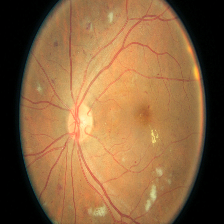
#> input picture test.png, 224 x 224 px
$ python -i image_quality.py   (imports and definitions only)   (older library calls are emulated)
#> lines starting #> are read from the running program, lines starting #| are printed output that depends on the picture; after the words box and inside, x2 and y2 are one past the last pixel; in counts of white or black regions, pixels touching at a corner belong together
import cv2
import numpy as np


def retina_color_score(img):
    """
    Checks if image has retinal-like red/orange characteristics
    """

    hsv = cv2.cvtColor(img, cv2.COLOR_BGR2HSV)

    lower_red = np.array([0, 30, 20])
    upper_red = np.array([30, 255, 255])

    mask = cv2.inRange(hsv, lower_red, upper_red)

    red_ratio = np.sum(mask > 0) / mask.size

    return red_ratio


def circular_fov_score(img):
    """
    Detects if image contains a circular fundus field
    """

    gray = cv2.cvtColor(img, cv2.COLOR_BGR2GRAY)

    gray = cv2.medianBlur(gray, 5)

    circles = cv2.HoughCircles(
        gray,
        cv2.HOUGH_GRADIENT,
        dp=1.2,
        minDist=100,
        param1=50,
        param2=40,
        minRadius=50,
        maxRadius=min(img.shape[:2])//2
    )

    if circles is not None:
        return 1

    return 0


def texture_score(img):
    """
    Checks for retinal-like texture patterns
    """

    gray = cv2.cvtColor(img, cv2.COLOR_BGR2GRAY)

    edges = cv2.Canny(gray, 50, 150)

    edge_ratio = np.sum(edges > 0) / edges.size

    return edge_ratio


def corner_darkness_score(img):
    """
    Real fundus photos are captured through a circular aperture, so the
    four corners of the image are almost always black/near-black (the
    camera vignette). Photos, illustrations, and screenshots essentially
    never have this — their corners usually contain scene content.

    Returns the fraction of the four corner patches that are "dark enough"
    (mean brightness below a threshold), from 0.0 to 1.0.
    """

    gray = cv2.cvtColor(img, cv2.COLOR_BGR2GRAY)

    h, w = gray.shape

    # Corner patch size: 10% of the image's smaller dimension
    patch = max(10, int(min(h, w) * 0.10))

    corners = [
        gray[0:patch, 0:patch],                 # top-left
        gray[0:patch, w - patch:w],              # top-right
        gray[h - patch:h, 0:patch],              # bottom-left
        gray[h - patch:h, w - patch:w],          # bottom-right
    ]

    DARK_THRESHOLD = 40  # mean brightness below this counts as "black"

    dark_corners = sum(1 for c in corners if np.mean(c) < DARK_THRESHOLD)

    return dark_corners / 4.0


def check_image_quality(image_path):

#> called with image_path = '../test.png'
    img = cv2.imread(image_path)
#> img is the input picture: shape (224, 224, 3); mean B, G, R 62.1, 99.1, 136.6


    if img is None:
        return False, "Invalid image file"


    height, width = img.shape[:2]
#> height = 224; width = 224


    # ==========================
    # Resolution Check
    # ==========================

    if width < 200 or height < 200:
        return False, "Image resolution is too low"


    gray = cv2.cvtColor(img, cv2.COLOR_BGR2GRAY)
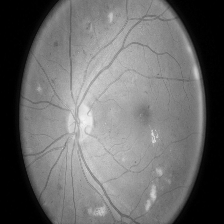
#> gray: shape (224, 224); min 0, max 242, mean 106.1


    # ==========================
    # Brightness Check
    # ==========================

    brightness = np.mean(gray)
#> brightness = 106.1

    if brightness < 20:
        return False, "Image is too dark"

    if brightness > 240:
        return False, "Image is overexposed"


    # ==========================
    # Blur Check
    # ==========================

    blur_value = cv2.Laplacian(
        gray,
        cv2.CV_64F
    ).var()
#> blur_value = 284.4


    if blur_value < 50:
        return False, "Image is too blurry"


    # ==========================
    # Retina Validation
    # ==========================

    retina_score = 0


    # Color (max 25 points)
    red_score = retina_color_score(img)
#> in retina_color_score, `hsv = cv2.cvtColor(img, cv2.COLOR_BGR2HSV)`: hsv: shape (224, 224, 3); mean H, S, V 18.9, 119.2, 137.3
#> in retina_color_score, `mask = cv2.inRange(hsv, lower_red, upper_red)`:
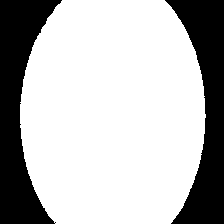
#> mask: shape (224, 224); 72.4% white; 2 black regions, box (x1, y1, x2, y2) and area: (0, 0, 62, 224) 7153, (165, 0, 224, 224) 6715
#> in retina_color_score, `red_ratio = np.sum(mask > 0) / mask.size`: red_ratio = 0.724
#> red_score = 0.724

    if red_score > 0.15:
        retina_score += 25


    # Circular shape (max 20 points)
    circle_score = circular_fov_score(img)
#> in circular_fov_score, `circles = cv2.HoughCircles( gray, cv2.HOUGH_GRADIENT, dp=1.2, minDist=..`: circles = [[138.6, 124.2, 67.52]]
#> circle_score = 1

    if circle_score == 1:
        retina_score += 20


    # Texture (max 20 points)
    texture = texture_score(img)
#> in texture_score, `edges = cv2.Canny(gray, 50, 150)`:
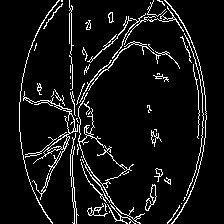
#> edges: shape (224, 224); 7.3% white in thin lines or dots, all inside (x1, y1, x2, y2) = (19, 0, 207, 224)
#> in texture_score, `edge_ratio = np.sum(edges > 0) / edges.size`: edge_ratio = 0.0726
#> texture = 0.0726

    if 0.02 < texture < 0.35:
        retina_score += 20


    # Corner darkness / fundus vignette (max 35 points — strongest signal)
    corner_score = corner_darkness_score(img)
#> in corner_darkness_score, `dark_corners = sum(1 for c in corners if np.mean(c) < DARK_THRESHOLD)`: dark_corners = 4
#> corner_score = 1

    retina_score += corner_score * 35
#> retina_score = 100


    # ==========================
    # Final Decision
    # ==========================
    print("DEBUG - retina_score:", retina_score)
#| DEBUG - retina_score: 100.0
    if retina_score < 65:
        return False, (
            f"Not a retinal fundus image "
            f"(Retina confidence: {retina_score:.0f}%)"
        )


    return True, (
        f"Image quality acceptable "
        f"(Retina confidence: {retina_score:.0f}%)"
    )

>>> result = check_image_quality('../test.png')
